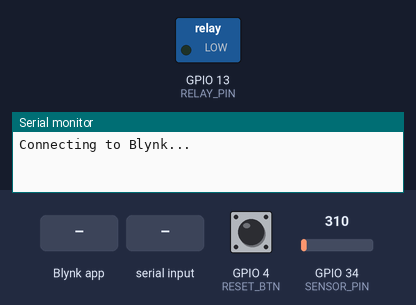
Bench run of a sketch on a simulated ESP32. Shown: switched loads named in the sketch (green lamp = pin HIGH), the last lines printed to the serial monitor. Inputs (shaded band) come from the test bench; at power-on: GPIO 34 (SENSOR_PIN) = 310, GPIO 4 (RESET_BTN) HIGH (analog values on the 0–4095 scale). WiFi joins after 1.5 s; servers stay silent unless stated.

Above: at 3.0 s.
3.1 s: Blynk app writes 1 to V5
At 4.1 s:
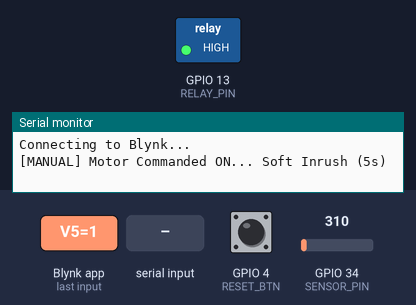
6.1 s: "r" received over Serial
9.1 s: GPIO 34 (SENSOR_PIN) set to 992
12.1 s: Blynk app writes 0 to V5
At 13.3 s:
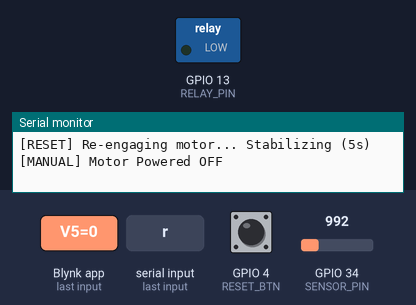
Timing chart, 0 to 14.6 s (numbered marks = the images above; inputs shaded):
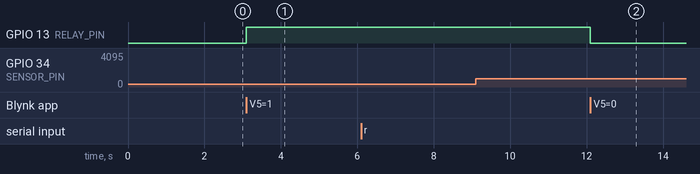

Measured:
- after the input at 3.1 s, GPIO 13 (RELAY_PIN): LOW → HIGH at once
- after the input at 12.1 s, GPIO 13 (RELAY_PIN): HIGH → LOW at once

The sketch:

main.ino
```cpp
#define BLYNK_TEMPLATE_ID "TMPL3-c0jieKV"
#define BLYNK_TEMPLATE_NAME "Motor Edge Guard"
#define BLYNK_AUTH_TOKEN "plhnVF4XvapE--SMnFlfzIn4Qw1AX6m1"

#define BLYNK_PRINT Serial

#include <WiFi.h>
#include <WiFiClient.h>
#include <BlynkSimpleEsp32.h>

// --- WI-FI CREDENTIALS ---
char ssid[] = "YOUR_WIFI_SSID";
char pass[] = "YOUR_WIFI_PASSWORD";

// --- PIN DEFINITIONS ---
const int SENSOR_PIN = 34;   // LM358 Signal / SCT-013 -> ESP32 ADC Pin 34
const int RELAY_PIN  = 13;   // SSR Control Pin (Active-HIGH)
const int RESET_BTN  = 4;    // Push Button Reset (Active-LOW)

// --- SYSTEM STATE & FLAGS ---
bool motorCommandedOn = false; // Starts in standby until toggled
bool isStartingUp     = false;
bool faultTripped     = false;
bool systemArmed      = false;
float baseRMS         = 0.0;
String systemStatus   = "STANDBY";
unsigned long motorTurnOnTime = 0; // Inrush protection marker

// Fault Verification Debounce Counters
int frictionConfirmCount = 0;
int dryRunConfirmCount   = 0;

// Selective Auto-Restart Timing (Fault 1 & Fault 2 only)
const unsigned long AUTO_RESTART_DELAY_MS = 15000; // 15s demonstration window
int fault2AutoRetryCount = 0;                      // Exactly 1 retry for bearing friction

BlynkTimer timer;

// Forward declarations
void calibrateBaseline();
void resetSystem();
void finishStartup();
void setStatusLedColor(String hexColor);

// --- CURRENT SAMPLING ENGINE (FULL 50Hz AC CYCLES TO PREVENT PEAK SPIKES) ---
float getSmoothedRMS() {
  long sumSquare = 0;
  const int totalSamples = 400; // 400 * 100us = 40ms = 2 full cycles at 50Hz

  // 200 samples * 100us = 20ms (Exactly 1 full 50Hz AC cycle for true DC midpoint)
  long rawSum = 0;
  for (int i = 0; i < 200; i++) {
    rawSum += analogRead(SENSOR_PIN);
    delayMicroseconds(100);
  }
  int dcOffset = rawSum / 200;

  for (int i = 0; i < totalSamples; i++) {
    long sample = analogRead(SENSOR_PIN) - dcOffset;
    sumSquare += (sample * sample);
    delayMicroseconds(100);
  }

  return sqrt((float)sumSquare / totalSamples);
}

float readFilteredCurrent() {
  return getSmoothedRMS();
}

void calibrateBaseline() {
  float total = 0;
  for (int i = 0; i < 5; i++) {
    total += readFilteredCurrent();
    delay(10);
  }
  baseRMS = total / 5.0;
  Serial.print("--> BASELINE LOCKED: ");
  Serial.println(baseRMS, 1);
  if (Blynk.connected()) {
    Blynk.virtualWrite(V1, baseRMS);
  }
}

void setStatusLedColor(String hexColor) {
  if (Blynk.connected()) {
    Blynk.setProperty(V6, "color", hexColor);
    Blynk.virtualWrite(V6, 255);
  }
}

// Non-blocking completion of motor inrush stabilization
void finishStartup() {
  if (!motorCommandedOn || faultTripped) return;

  calibrateBaseline();
  systemArmed = true;
  isStartingUp = false;
  systemStatus = "HEALTHY";

  if (Blynk.connected()) {
    Blynk.virtualWrite(V3, systemStatus);
  }
  setStatusLedColor("#00FF00"); // Green
  Serial.println("--> MOTOR STABILIZED & HEALTHY <--\n");
}

void resetSystem() {
  // Physical relay actuated FIRST for zero lag
  digitalWrite(RELAY_PIN, HIGH);

  faultTripped = false;
  systemArmed  = false;
  frictionConfirmCount = 0;
  dryRunConfirmCount   = 0;

  motorCommandedOn = true;
  isStartingUp = true;
  motorTurnOnTime = millis();

  if (Blynk.connected()) {
    Blynk.virtualWrite(V5, 1); // Keep UI switch ON
    systemStatus = "STABILIZING";
    Blynk.virtualWrite(V3, systemStatus);
  }
  setStatusLedColor("#FFFF00"); // Yellow

  Serial.println("\n[RESET] Re-engaging motor... Stabilizing (5s)");
  timer.setTimeout(5000L, finishStartup);
}

// Remote Reset Button (V4)
BLYNK_WRITE(V4) {
  int val = param.asInt();
  if (val == 1 && faultTripped) {
    fault2AutoRetryCount = 0; // Manual reset clears retry lockouts
    resetSystem();
  }
}

// Motor ON/OFF Toggle Switch (V5)
BLYNK_WRITE(V5) {
  int val = param.asInt();

  if (val == 1) {
    if (!faultTripped && !motorCommandedOn) {
      digitalWrite(RELAY_PIN, HIGH); // Actuate immediately
      motorCommandedOn = true;
      isStartingUp = true;
      systemArmed = false;
      fault2AutoRetryCount = 0;
      motorTurnOnTime = millis();

      systemStatus = "STABILIZING";
      if (Blynk.connected()) {
        Blynk.virtualWrite(V3, systemStatus);
      }
      setStatusLedColor("#FFFF00"); // Yellow
      Serial.println("\n[MANUAL] Motor Commanded ON... Soft Inrush (5s)");

      timer.setTimeout(5000L, finishStartup);
    }
  } else {
    digitalWrite(RELAY_PIN, LOW); // Cut motor immediately
    motorCommandedOn = false;
    systemArmed = false;
    isStartingUp = false;

    systemStatus = "MANUAL OFF";
    if (Blynk.connected()) {
      Blynk.virtualWrite(V3, systemStatus);
      Blynk.virtualWrite(V6, 0); // Turn off Status LED
    }
    Serial.println("\n[MANUAL] Motor Powered OFF");
  }
}

// Telemetry Push Every 350ms
void sendTelemetry() {
  if (motorCommandedOn && systemArmed && !faultTripped && Blynk.connected()) {
    Blynk.virtualWrite(V0, readFilteredCurrent());
    Blynk.virtualWrite(V1, baseRMS);
    Blynk.virtualWrite(V3, systemStatus);
  }
}

void setup() {
  Serial.begin(115200);
  analogReadResolution(12);

  pinMode(RELAY_PIN, OUTPUT);
  pinMode(RESET_BTN, INPUT_PULLUP);

  digitalWrite(RELAY_PIN, LOW); // Motor starts OFF in safe mode

  Serial.println("\nConnecting to Blynk...");
  Blynk.begin(BLYNK_AUTH_TOKEN, ssid, pass);

  systemStatus = "MANUAL OFF";
  if (Blynk.connected()) {
    Blynk.virtualWrite(V3, systemStatus);
    Blynk.virtualWrite(V5, 0); // Ensure switch starts OFF
    Blynk.virtualWrite(V6, 0); // LED off
  }

  timer.setInterval(350L, sendTelemetry);
}

void loop() {
  Blynk.run();
  timer.run();

  // Reset Trigger: Hardware Button (Pin 4) or Serial ('r')
  if ((digitalRead(RESET_BTN) == LOW || (Serial.available() > 0 && (Serial.peek() == 'r' || Serial.peek() == 'R'))) && faultTripped) {
    if (Serial.available() > 0) Serial.read();
    fault2AutoRetryCount = 0; // Manual button clears lockout
    resetSystem();
  }

  // Safety Cutoff Latch or Standby
  if (!motorCommandedOn || isStartingUp || faultTripped) {
    if (faultTripped || !motorCommandedOn) {
      digitalWrite(RELAY_PIN, LOW);
    }
    return;
  }

  // Inrush Guard: Ignore trips during the initial 5-second stabilization window
  if (!systemArmed || isStartingUp || (millis() - motorTurnOnTime < 5000)) return;

  float currentRMS = readFilteredCurrent();
  float delta = currentRMS - baseRMS;

  // Serial Diagnostics
  Serial.print("RMS: ");     Serial.print(currentRMS, 1);
  Serial.print(" | Base: "); Serial.print(baseRMS, 1);
  Serial.print(" | Delta: ");
  if (delta >= 0) Serial.print("+");
  Serial.print(delta, 1);

  // ========================================================
  //              3-TIER FAULT ISOLATION MATRIX
  // ========================================================

  // FAULT 1: Dry-Run / Broken Belt / Unclipped CT (< 500.0) -> AUTO-RESTART ENABLED
  if (currentRMS < 500.0) {
    dryRunConfirmCount++;
    frictionConfirmCount = 0;
    Serial.print(" | [WARN: LOW CURRENT] Frame ");
    Serial.print(dryRunConfirmCount);
    Serial.println("/2");

    if (dryRunConfirmCount >= 2) {
      digitalWrite(RELAY_PIN, LOW);
      systemStatus = "TRIP: DRY RUN";
      faultTripped = true;

      if (Blynk.connected()) {
        Blynk.virtualWrite(V0, currentRMS);
        Blynk.virtualWrite(V2, delta);
        Blynk.virtualWrite(V3, systemStatus);
      }
      setStatusLedColor("#FF0000"); // Red
      Blynk.logEvent("fault_alert", "CRITICAL: Dry Run Detected! Auto-restarting in 15s...");
      Serial.println(" | [TRIP: FAULT 1 - DRY RUN] Power Isolated! Scheduled Auto-Restart in 15s...");

      // Non-blocking auto-restart for Fault 1
      timer.setTimeout(AUTO_RESTART_DELAY_MS, []() {
        if (faultTripped && systemStatus == "TRIP: DRY RUN") {
          Serial.println("\n[AUTO-RESTART] Recovering from Fault 1 (Dry Run)...");
          resetSystem();
        }
      });
    }
    return;
  } else {
    dryRunConfirmCount = 0;
  }

  // FAULT 3: Instant Locked Rotor Stall (delta >= 90.0) -> HARD LOCKOUT ONLY (NO AUTO-RESTART)
  if (delta >= 90.0) {
    digitalWrite(RELAY_PIN, LOW);
    systemStatus = "TRIP: LOCKED ROTOR";
    faultTripped = true;

    if (Blynk.connected()) {
      Blynk.virtualWrite(V0, currentRMS);
      Blynk.virtualWrite(V2, delta);
      Blynk.virtualWrite(V3, systemStatus);
    }
    setStatusLedColor("#FF0000"); // Red
    Blynk.logEvent("fault_alert", "CRITICAL: Locked Rotor Jam! HARD LOCKOUT. Manual Reset Required.");
    Serial.println(" | [TRIP: FAULT 3 - LOCKED ROTOR] Power Isolated! HARD LOCKOUT (No Auto-Restart)");
    return;
  }

  // FAULT 2: Bearing Friction / Mechanical Overload (delta 45.0 to 80.0) -> SINGLE RETRY AUTO-RESTART
  if (delta >= 45.0 && delta < 80.0) {
    frictionConfirmCount++;
    Serial.print(" | [WARN: OVERLOAD DRAG] Frame ");
    Serial.print(frictionConfirmCount);
    Serial.println("/2");

    if (frictionConfirmCount >= 2) {
      digitalWrite(RELAY_PIN, LOW);
      faultTripped = true;

      if (fault2AutoRetryCount < 1) {
        fault2AutoRetryCount++;
        systemStatus = "TRIP: DRAG RETRY";

        if (Blynk.connected()) {
          Blynk.virtualWrite(V0, currentRMS);
          Blynk.virtualWrite(V2, delta);
          Blynk.virtualWrite(V3, systemStatus);
        }
        setStatusLedColor("#FF0000"); // Red
        Blynk.logEvent("fault_alert", "WARNING: Bearing Friction Detected! Cooling down, 1 retry in 15s.");
        Serial.println(" | [TRIP: FAULT 2 - BEARING FRICTION] Power Isolated! 1 Auto-Restart armed in 15s...");

        // Single Auto-Restart for Fault 2
        timer.setTimeout(AUTO_RESTART_DELAY_MS, []() {
          if (faultTripped && systemStatus == "TRIP: DRAG RETRY") {
            Serial.println("\n[AUTO-RESTART] Executing 1-time Bearing Drag Recovery...");
            resetSystem();
          }
        });
      } else {
        // Second strike: Hard Lockout
        systemStatus = "TRIP: BEARING LOCKOUT";

        if (Blynk.connected()) {
          Blynk.virtualWrite(V0, currentRMS);
          Blynk.virtualWrite(V2, delta);
          Blynk.virtualWrite(V3, systemStatus);
        }
        setStatusLedColor("#FF0000"); // Red
        Blynk.logEvent("fault_alert", "CRITICAL: Persistent Bearing Friction! Hard Lockout Enforced.");
        Serial.println(" | [TRIP: FAULT 2 - HARD LOCKOUT] Repeated drag. Service required!");
      }
    }
    return;
  } else {
    frictionConfirmCount = 0;
  }

  // Gradual Friction Pre-Warning (+15.0 to +45.0 Delta)
  if (delta >= 15.0 && delta < 45.0) {
    systemStatus = "DRAG WARNING";
    setStatusLedColor("#FFA500"); // Amber / Orange
    Serial.println(" | [LOAD WARNING: MODERATE FRICTION]");
  } else {
    systemStatus = "HEALTHY";
    setStatusLedColor("#00FF00"); // Green
    Serial.println(" | [STATUS: HEALTHY]");
  }

  if (Blynk.connected()) {
    Blynk.virtualWrite(V2, delta);
  }

  // Dynamic baseline drift tracking (EMA)
  baseRMS = (0.01 * currentRMS) + (0.99 * baseRMS);
}
```
